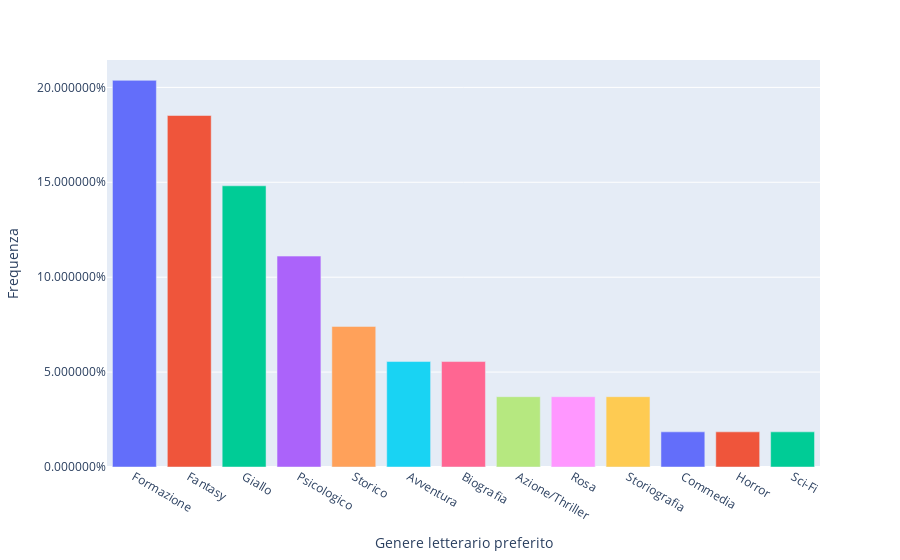
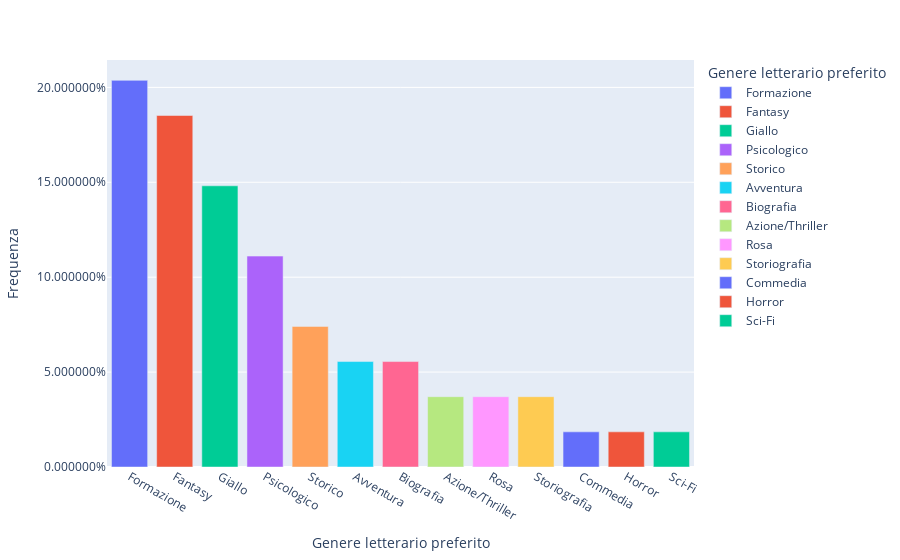

Write notebook code for charts like these, in order.
### Code cell
df_genre = get_freq(df, 'Genere letterario preferito')
df_genre = to_relative_freq(df_genre)

# Plot everything
bar_genre = px.bar(df_genre, x = 'Genere letterario preferito', y = 'f', labels={'f': 'Frequenza'}, color='Genere letterario preferito')

# Add % sign to the ticks
bar_genre.update_layout(
    showlegend=False,
    yaxis_tickformat = '%'
)

bar_genre.show()

# Saving
save_plot(bar_genre, 'bar_genre')

### Figure 1 — Plotly figure (JSON) as saved in the notebook; plotly's stock layout.template omitted (floating-point values rounded to 4 significant figures)
{"data": [{"alignmentgroup": "True", "hovertemplate": "Genere letterario preferito=%{x}<br>Frequenza=%{y}<extra></extra>", "legendgroup": "Formazione", "marker": {"color": "#636efa"}, "name": "Formazione", "offsetgroup": "Formazione", "orientation": "v", "showlegend": true, "textposition": "auto", "type": "bar", "x": ["Formazione"], "xaxis": "x", "y": [0.2037], "yaxis": "y"}, {"alignmentgroup": "True", "hovertemplate": "Genere letterario preferito=%{x}<br>Frequenza=%{y}<extra></extra>", "legendgroup": "Fantasy", "marker": {"color": "#EF553B"}, "name": "Fantasy", "offsetgroup": "Fantasy", "orientation": "v", "showlegend": true, "textposition": "auto", "type": "bar", "x": ["Fantasy"], "xaxis": "x", "y": [0.1852], "yaxis": "y"}, {"alignmentgroup": "True", "hovertemplate": "Genere letterario preferito=%{x}<br>Frequenza=%{y}<extra></extra>", "legendgroup": "Giallo", "marker": {"color": "#00cc96"}, "name": "Giallo", "offsetgroup": "Giallo", "orientation": "v", "showlegend": true, "textposition": "auto", "type": "bar", "x": ["Giallo"], "xaxis": "x", "y": [0.1481], "yaxis": "y"}, {"alignmentgroup": "True", "hovertemplate": "Genere letterario preferito=%{x}<br>Frequenza=%{y}<extra></extra>", "legendgroup": "Psicologico", "marker": {"color": "#ab63fa"}, "name": "Psicologico", "offsetgroup": "Psicologico", "orientation": "v", "showlegend": true, "textposition": "auto", "type": "bar", "x": ["Psicologico"], "xaxis": "x", "y": [0.1111], "yaxis": "y"}, {"alignmentgroup": "True", "hovertemplate": "Genere letterario preferito=%{x}<br>Frequenza=%{y}<extra></extra>", "legendgroup": "Storico", "marker": {"color": "#FFA15A"}, "name": "Storico", "offsetgroup": "Storico", "orientation": "v", "showlegend": true, "textposition": "auto", "type": "bar", "x": ["Storico"], "xaxis": "x", "y": [0.07407], "yaxis": "y"}, {"alignmentgroup": "True", "hovertemplate": "Genere letterario preferito=%{x}<br>Frequenza=%{y}<extra></extra>", "legendgroup": "Avventura", "marker": {"color": "#19d3f3"}, "name": "Avventura", "offsetgroup": "Avventura", "orientation": "v", "showlegend": true, "textposition": "auto", "type": "bar", "x": ["Avventura"], "xaxis": "x", "y": [0.05556], "yaxis": "y"}, {"alignmentgroup": "True", "hovertemplate": "Genere letterario preferito=%{x}<br>Frequenza=%{y}<extra></extra>", "legendgroup": "Biografia", "marker": {"color": "#FF6692"}, "name": "Biografia", "offsetgroup": "Biografia", "orientation": "v", "showlegend": true, "textposition": "auto", "type": "bar", "x": ["Biografia"], "xaxis": "x", "y": [0.05556], "yaxis": "y"}, {"alignmentgroup": "True", "hovertemplate": "Genere letterario preferito=%{x}<br>Frequenza=%{y}<extra></extra>", "legendgroup": "Azione/Thriller", "marker": {"color": "#B6E880"}, "name": "Azione/Thriller", "offsetgroup": "Azione/Thriller", "orientation": "v", "showlegend": true, "textposition": "auto", "type": "bar", "x": ["Azione/Thriller"], "xaxis": "x", "y": [0.03704], "yaxis": "y"}, {"alignmentgroup": "True", "hovertemplate": "Genere letterario preferito=%{x}<br>Frequenza=%{y}<extra></extra>", "legendgroup": "Rosa", "marker": {"color": "#FF97FF"}, "name": "Rosa", "offsetgroup": "Rosa", "orientation": "v", "showlegend": true, "textposition": "auto", "type": "bar", "x": ["Rosa"], "xaxis": "x", "y": [0.03704], "yaxis": "y"}, {"alignmentgroup": "True", "hovertemplate": "Genere letterario preferito=%{x}<br>Frequenza=%{y}<extra></extra>", "legendgroup": "Storiografia", "marker": {"color": "#FECB52"}, "name": "Storiografia", "offsetgroup": "Storiografia", "orientation": "v", "showlegend": true, "textposition": "auto", "type": "bar", "x": ["Storiografia"], "xaxis": "x", "y": [0.03704], "yaxis": "y"}, {"alignmentgroup": "True", "hovertemplate": "Genere letterario preferito=%{x}<br>Frequenza=%{y}<extra></extra>", "legendgroup": "Commedia", "marker": {"color": "#636efa"}, "name": "Commedia", "offsetgroup": "Commedia", "orientation": "v", "showlegend": true, "textposition": "auto", "type": "bar", "x": ["Commedia"], "xaxis": "x", "y": [0.01852], "yaxis": "y"}, {"alignmentgroup": "True", "hovertemplate": "Genere letterario preferito=%{x}<br>Frequenza=%{y}<extra></extra>", "legendgroup": "Horror", "marker": {"color": "#EF553B"}, "name": "Horror", "offsetgroup": "Horror", "orientation": "v", "showlegend": true, "textposition": "auto", "type": "bar", "x": ["Horror"], "xaxis": "x", "y": [0.01852], "yaxis": "y"}, {"alignmentgroup": "True", "hovertemplate": "Genere letterario preferito=%{x}<br>Frequenza=%{y}<extra></extra>", "legendgroup": "Sci-Fi", "marker": {"color": "#00cc96"}, "name": "Sci-Fi", "offsetgroup": "Sci-Fi", "orientation": "v", "showlegend": true, "textposition": "auto", "type": "bar", "x": ["Sci-Fi"], "xaxis": "x", "y": [0.01852], "yaxis": "y"}], "layout": {"barmode": "relative", "legend": {"title": {"text": "Genere letterario preferito"}, "tracegroupgap": 0}, "margin": {"t": 60}, "showlegend": false, "xaxis": {"anchor": "y", "categoryarray": ["Formazione", "Fantasy", "Giallo", "Psicologico", "Storico", "Avventura", "Biografia", "Azione/Thriller", "Rosa", "Storiografia", "Commedia", "Horror", "Sci-Fi"], "categoryorder": "array", "domain": [0.0, 1.0], "title": {"text": "Genere letterario preferito"}}, "yaxis": {"anchor": "x", "domain": [0.0, 1.0], "tickformat": "%", "title": {"text": "Frequenza"}}}}

### Figure 2 — Plotly figure (JSON) as saved in the notebook; plotly's stock layout.template omitted (floating-point values rounded to 4 significant figures)
{"data": [{"alignmentgroup": "True", "hovertemplate": "Genere letterario preferito=%{x}<br>Frequenza=%{y}<extra></extra>", "legendgroup": "Formazione", "marker": {"color": "#636efa"}, "name": "Formazione", "offsetgroup": "Formazione", "orientation": "v", "showlegend": true, "textposition": "auto", "type": "bar", "x": ["Formazione"], "xaxis": "x", "y": [0.2037], "yaxis": "y"}, {"alignmentgroup": "True", "hovertemplate": "Genere letterario preferito=%{x}<br>Frequenza=%{y}<extra></extra>", "legendgroup": "Fantasy", "marker": {"color": "#EF553B"}, "name": "Fantasy", "offsetgroup": "Fantasy", "orientation": "v", "showlegend": true, "textposition": "auto", "type": "bar", "x": ["Fantasy"], "xaxis": "x", "y": [0.1852], "yaxis": "y"}, {"alignmentgroup": "True", "hovertemplate": "Genere letterario preferito=%{x}<br>Frequenza=%{y}<extra></extra>", "legendgroup": "Giallo", "marker": {"color": "#00cc96"}, "name": "Giallo", "offsetgroup": "Giallo", "orientation": "v", "showlegend": true, "textposition": "auto", "type": "bar", "x": ["Giallo"], "xaxis": "x", "y": [0.1481], "yaxis": "y"}, {"alignmentgroup": "True", "hovertemplate": "Genere letterario preferito=%{x}<br>Frequenza=%{y}<extra></extra>", "legendgroup": "Psicologico", "marker": {"color": "#ab63fa"}, "name": "Psicologico", "offsetgroup": "Psicologico", "orientation": "v", "showlegend": true, "textposition": "auto", "type": "bar", "x": ["Psicologico"], "xaxis": "x", "y": [0.1111], "yaxis": "y"}, {"alignmentgroup": "True", "hovertemplate": "Genere letterario preferito=%{x}<br>Frequenza=%{y}<extra></extra>", "legendgroup": "Storico", "marker": {"color": "#FFA15A"}, "name": "Storico", "offsetgroup": "Storico", "orientation": "v", "showlegend": true, "textposition": "auto", "type": "bar", "x": ["Storico"], "xaxis": "x", "y": [0.07407], "yaxis": "y"}, {"alignmentgroup": "True", "hovertemplate": "Genere letterario preferito=%{x}<br>Frequenza=%{y}<extra></extra>", "legendgroup": "Avventura", "marker": {"color": "#19d3f3"}, "name": "Avventura", "offsetgroup": "Avventura", "orientation": "v", "showlegend": true, "textposition": "auto", "type": "bar", "x": ["Avventura"], "xaxis": "x", "y": [0.05556], "yaxis": "y"}, {"alignmentgroup": "True", "hovertemplate": "Genere letterario preferito=%{x}<br>Frequenza=%{y}<extra></extra>", "legendgroup": "Biografia", "marker": {"color": "#FF6692"}, "name": "Biografia", "offsetgroup": "Biografia", "orientation": "v", "showlegend": true, "textposition": "auto", "type": "bar", "x": ["Biografia"], "xaxis": "x", "y": [0.05556], "yaxis": "y"}, {"alignmentgroup": "True", "hovertemplate": "Genere letterario preferito=%{x}<br>Frequenza=%{y}<extra></extra>", "legendgroup": "Azione/Thriller", "marker": {"color": "#B6E880"}, "name": "Azione/Thriller", "offsetgroup": "Azione/Thriller", "orientation": "v", "showlegend": true, "textposition": "auto", "type": "bar", "x": ["Azione/Thriller"], "xaxis": "x", "y": [0.03704], "yaxis": "y"}, {"alignmentgroup": "True", "hovertemplate": "Genere letterario preferito=%{x}<br>Frequenza=%{y}<extra></extra>", "legendgroup": "Rosa", "marker": {"color": "#FF97FF"}, "name": "Rosa", "offsetgroup": "Rosa", "orientation": "v", "showlegend": true, "textposition": "auto", "type": "bar", "x": ["Rosa"], "xaxis": "x", "y": [0.03704], "yaxis": "y"}, {"alignmentgroup": "True", "hovertemplate": "Genere letterario preferito=%{x}<br>Frequenza=%{y}<extra></extra>", "legendgroup": "Storiografia", "marker": {"color": "#FECB52"}, "name": "Storiografia", "offsetgroup": "Storiografia", "orientation": "v", "showlegend": true, "textposition": "auto", "type": "bar", "x": ["Storiografia"], "xaxis": "x", "y": [0.03704], "yaxis": "y"}, {"alignmentgroup": "True", "hovertemplate": "Genere letterario preferito=%{x}<br>Frequenza=%{y}<extra></extra>", "legendgroup": "Commedia", "marker": {"color": "#636efa"}, "name": "Commedia", "offsetgroup": "Commedia", "orientation": "v", "showlegend": true, "textposition": "auto", "type": "bar", "x": ["Commedia"], "xaxis": "x", "y": [0.01852], "yaxis": "y"}, {"alignmentgroup": "True", "hovertemplate": "Genere letterario preferito=%{x}<br>Frequenza=%{y}<extra></extra>", "legendgroup": "Horror", "marker": {"color": "#EF553B"}, "name": "Horror", "offsetgroup": "Horror", "orientation": "v", "showlegend": true, "textposition": "auto", "type": "bar", "x": ["Horror"], "xaxis": "x", "y": [0.01852], "yaxis": "y"}, {"alignmentgroup": "True", "hovertemplate": "Genere letterario preferito=%{x}<br>Frequenza=%{y}<extra></extra>", "legendgroup": "Sci-Fi", "marker": {"color": "#00cc96"}, "name": "Sci-Fi", "offsetgroup": "Sci-Fi", "orientation": "v", "showlegend": true, "textposition": "auto", "type": "bar", "x": ["Sci-Fi"], "xaxis": "x", "y": [0.01852], "yaxis": "y"}], "layout": {"autosize": true, "barmode": "relative", "legend": {"title": {"text": "Genere letterario preferito"}, "tracegroupgap": 0}, "margin": {"t": 60}, "xaxis": {"anchor": "y", "autorange": true, "categoryarray": ["Formazione", "Fantasy", "Giallo", "Psicologico", "Storico", "Avventura", "Biografia", "Azione/Thriller", "Rosa", "Storiografia", "Commedia", "Horror", "Sci-Fi"], "categoryorder": "array", "domain": [0, 1], "range": [-0.5, 12.5], "title": {"text": "Genere letterario preferito"}, "type": "category"}, "yaxis": {"anchor": "x", "autorange": true, "domain": [0, 1], "range": [0, 0.2144], "tickformat": "%", "title": {"text": "Frequenza"}, "type": "linear"}}}
